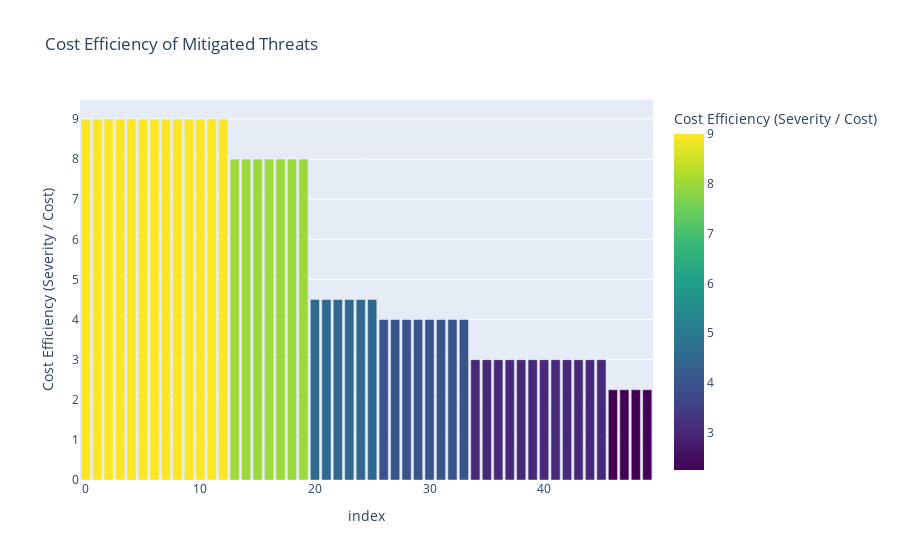

The code cell stored with this chart in its notebook:
### Code cell
import plotly.express as px

# Calculate cost efficiency for only mitigated threats
eff_df = threat_df.copy()
eff_df = eff_df[eff_df['mitigated'] == 1].copy()
eff_df['cost_efficiency'] = eff_df['threat_severity'] / (eff_df['response_cost'] + 1e-5)

# Sort for better view
eff_df = eff_df.sort_values(by='cost_efficiency', ascending=False).reset_index(drop=True)

# Interactive bar plot
fig = px.bar(
    eff_df,
    x=eff_df.index,
    y='cost_efficiency',
    hover_data=['threat_severity', 'response_cost'],
    title='Cost Efficiency of Mitigated Threats',
    labels={'x': 'Mitigated Threat Index', 'cost_efficiency': 'Cost Efficiency (Severity / Cost)'},
    color='cost_efficiency',
    color_continuous_scale='Viridis'
)

fig.update_layout(showlegend=False)
fig.show()

### Figure 1 — Plotly figure (JSON) as saved in the notebook; plotly's stock layout.template omitted (floating-point values rounded to 4 significant figures)
{"data": [{"alignmentgroup": "True", "customdata": [[9, 1], [9, 1], [9, 1], [9, 1], [9, 1], [9, 1], [9, 1], [9, 1], [9, 1], [9, 1], [9, 1], [9, 1], [9, 1], [8, 1], [8, 1], [8, 1], [8, 1], [8, 1], [8, 1], [8, 1], [9, 2], [9, 2], [9, 2], [9, 2], [9, 2], [9, 2], [8, 2], [8, 2], [8, 2], [8, 2], [8, 2], [8, 2], [8, 2], [8, 2], [9, 3], [9, 3], [9, 3], [9, 3], [9, 3], [9, 3], [9, 3], [9, 3], [9, 3], [9, 3], [9, 3], [9, 3], [9, 4], [9, 4], [9, 4], [9, 4]], "hovertemplate": "index=%{x}<br>Cost Efficiency (Severity / Cost)=%{marker.color}<br>threat_severity=%{customdata[0]}<br>response_cost=%{customdata[1]}<extra></extra>", "legendgroup": "", "marker": {"color": [9.0, 9.0, 9.0, 9.0, 9.0, 9.0, 9.0, 9.0, 9.0, 9.0, 9.0, 9.0, 9.0, 8.0, 8.0, 8.0, 8.0, 8.0, 8.0, 8.0, 4.5, 4.5, 4.5, 4.5, 4.5, 4.5, 4.0, 4.0, 4.0, 4.0, 4.0, 4.0, 4.0, 4.0, 3.0, 3.0, 3.0, 3.0, 3.0, 3.0, 3.0, 3.0, 3.0, 3.0, 3.0, 3.0, 2.25, 2.25, 2.25, 2.25], "coloraxis": "coloraxis", "pattern": {"shape": ""}}, "name": "", "offsetgroup": "", "orientation": "v", "showlegend": false, "textposition": "auto", "type": "bar", "x": [0, 1, 2, 3, 4, 5, 6, 7, 8, 9, 10, 11, 12, 13, 14, 15, 16, 17, 18, 19, 20, 21, 22, 23, 24, 25, 26, 27, 28, 29, 30, 31, 32, 33, 34, 35, 36, 37, 38, 39, 40, 41, 42, 43, 44, 45, 46, 47, 48, 49], "xaxis": "x", "y": [9.0, 9.0, 9.0, 9.0, 9.0, 9.0, 9.0, 9.0, 9.0, 9.0, 9.0, 9.0, 9.0, 8.0, 8.0, 8.0, 8.0, 8.0, 8.0, 8.0, 4.5, 4.5, 4.5, 4.5, 4.5, 4.5, 4.0, 4.0, 4.0, 4.0, 4.0, 4.0, 4.0, 4.0, 3.0, 3.0, 3.0, 3.0, 3.0, 3.0, 3.0, 3.0, 3.0, 3.0, 3.0, 3.0, 2.25, 2.25, 2.25, 2.25], "yaxis": "y"}], "layout": {"barmode": "relative", "coloraxis": {"colorbar": {"title": {"text": "Cost Efficiency (Severity / Cost)"}}, "colorscale": [[0, "#440154"], [0.1111, "#482878"], [0.2222, "#3e4989"], [0.3333, "#31688e"], [0.4444, "#26828e"], [0.5556, "#1f9e89"], [0.6667, "#35b779"], [0.7778, "#6ece58"], [0.8889, "#b5de2b"], [1, "#fde725"]]}, "legend": {"tracegroupgap": 0}, "showlegend": false, "title": {"text": "Cost Efficiency of Mitigated Threats"}, "xaxis": {"anchor": "y", "domain": [0, 1], "title": {"text": "index"}}, "yaxis": {"anchor": "x", "domain": [0, 1], "title": {"text": "Cost Efficiency (Severity / Cost)"}}}}
